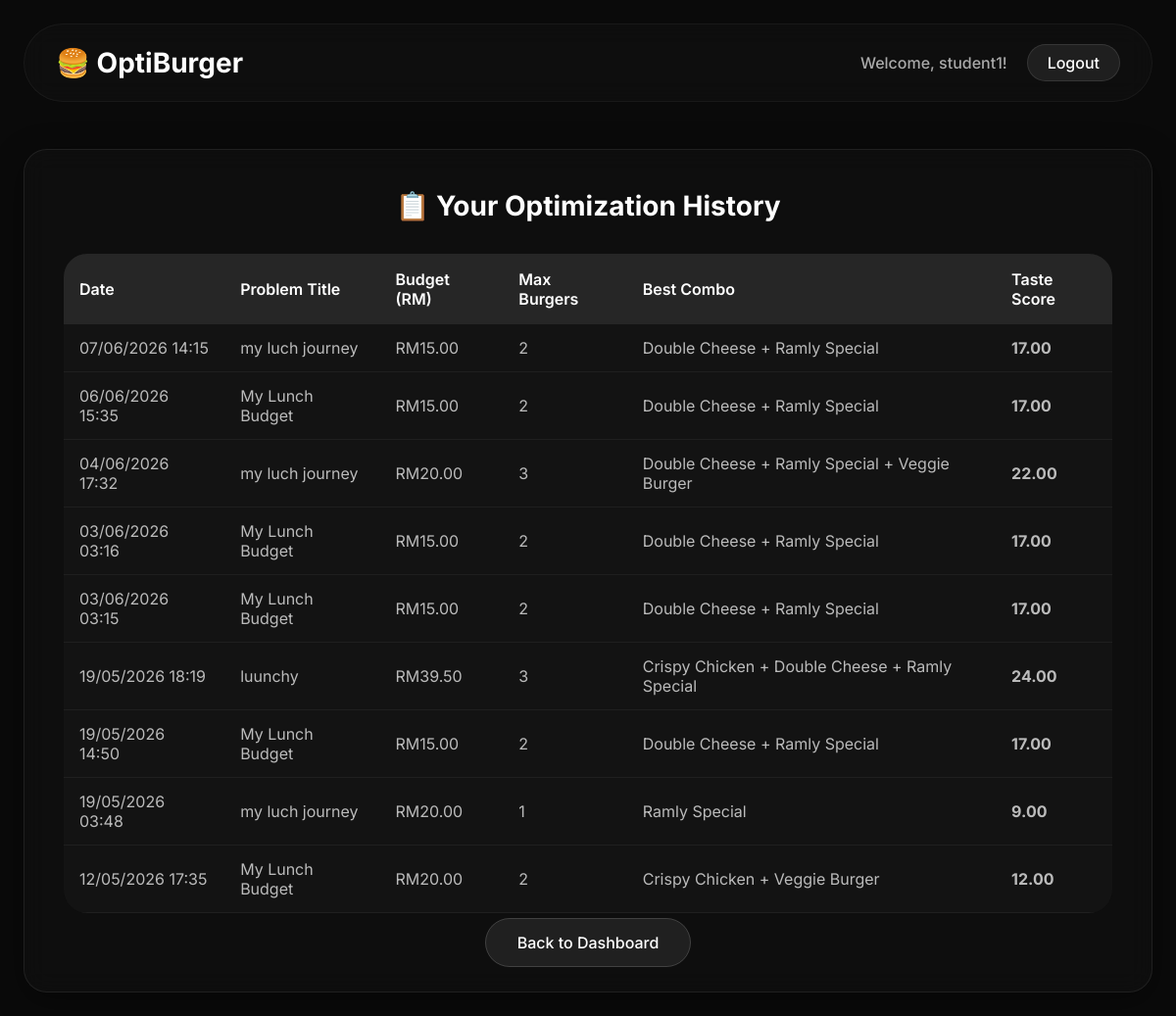
The page /history.php (signed in) on the database its author committed.
### tables this page shows
CREATE TABLE `lp_problems` (
  `id` int(11) NOT NULL,
  `user_id` int(11) NOT NULL,
  `problem_title` varchar(100) DEFAULT NULL,
  `budget` decimal(10,2) NOT NULL,
  `max_burgers` int(11) DEFAULT 2,
  `objective_type` varchar(20) DEFAULT 'maximize',
  `created_at` timestamp NOT NULL DEFAULT current_timestamp()
);

### history.php (the view, shortened to what this page needs)
<?php
require_once 'config.php';
$stmt = $pdo->prepare("
    SELECT p.*,
           GROUP_CONCAT(DISTINCT b.name SEPARATOR ' + ') as burgers,
           MAX(s.optimal_value) as optimal_value
    FROM lp_problems p
    LEFT JOIN lp_solutions s ON p.id = s.problem_id
    LEFT JOIN burgers b ON s.burger_id = b.id
    WHERE p.user_id = ?
    GROUP BY p.id
    ORDER BY p.created_at DESC
");
$stmt->execute([$_SESSION['user_id']]);
$problems = $stmt->fetchAll();
?>
<!DOCTYPE html>
<html lang="en">
<head>
    <link rel="stylesheet" href="css/style.css">
</head>
<body>
    <div class="container">
        <div class="header">
            <h1>🍔 OptiBurger</h1>
            <div class="user-info">
                Welcome, <?php echo htmlspecialchars($_SESSION['username']); ?>!
                <a href="logout.php" class="logout-btn">Logout</a>
            </div>
        </div>
        <div class="form-container">
            <h2>📋 Your Optimization History</h2>
            <?php if(count($problems) > 0): ?>
                <table class="history-table">
                    <thead>
                        <tr>
                            <th>Date</th>
                            <th>Problem Title</th>
                            <th>Budget (RM)</th>
                            <th>Max Burgers</th>
                            <th>Best Combo</th>
                            <th>Taste Score</th>
                        </tr>
                    </thead>
                    <tbody>
                        <?php foreach($problems as $problem): ?>
                        <tr>
                            <td><?php echo date('d/m/Y H:i', strtotime($problem['created_at'])); ?></td>
                            <td><?php echo htmlspecialchars($problem['problem_title']); ?></td>
                            <td>RM<?php echo number_format($problem['budget'], 2); ?></td>
                            <td><?php echo $problem['max_burgers']; ?></td>
                            <td><?php echo htmlspecialchars($problem['burgers'] ?? 'No solution'); ?></td>
                            <td><strong><?php echo $problem['optimal_value'] ?? '-'; ?></strong></td>
                        </tr>
                        <?php endforeach; ?>
                    </tbody>
                </table>
            <?php endif; ?>
            <div style="margin-top: 20px; text-align: center;">
                <a href="dashboard.php" class="btn">Back to Dashboard</a>
            </div>
        </div>
    </div>
</body>
</html>

### css/style.css (style rules this page uses)
* { margin: 0; padding: 0; box-sizing: border-box; }
body { font-family: 'Inter', sans-serif; background: #0a0a0a; min-height: 100vh; color: #e0e0e0; }
.glass-card, .login-box, .menu-card, .form-container, .result-card { background: rgba(20, 20, 20, 0.8); backdrop-filter: blur(12px); border: 1px solid rgba(255, 255, 255, 0.08); border-radius: 24px; box-shadow: 0 8px 32px rgba(0, 0, 0, 0.4); }
.container { max-width: 1400px; margin: 0 auto; padding: 24px; }
.header { display: flex; justify-content: space-between; align-items: center; padding: 20px 32px; background: rgba(15, 15, 15, 0.9); backdrop-filter: blur(12px); border-radius: 40px; margin-bottom: 48px; border: 1px solid rgba(255, 255, 255, 0.05); }
.header h1 { font-size: 28px; font-weight: 700; color: #ffffff; }
.user-info { display: flex; align-items: center; gap: 20px; font-weight: 500; color: #aaaaaa; }
.logout-btn { background: rgba(255, 255, 255, 0.08); padding: 8px 20px; border-radius: 40px; text-decoration: none; color: #ffffff; transition: all 0.3s ease; border: 1px solid rgba(255, 255, 255, 0.1); }
.form-container { padding: 40px; animation: fadeInUp 0.5s ease; background: rgba(15, 15, 15, 0.9); }
.form-container h2 { font-size: 28px; margin-bottom: 32px; text-align: center; color: #ffffff; }
.btn { padding: 14px 32px; background: rgba(255, 255, 255, 0.08); border: 1px solid rgba(255, 255, 255, 0.15); border-radius: 40px; text-decoration: none; color: #ffffff; font-weight: 500; transition: all 0.3s ease; }
.history-table { width: 100%; border-collapse: collapse; background: rgba(20, 20, 20, 0.8); border-radius: 24px; overflow: hidden; }
.history-table th { background: rgba(40, 40, 40, 0.9); padding: 16px; text-align: left; font-weight: 600; color: #ffffff; }
.history-table td { padding: 14px 16px; border-bottom: 1px solid rgba(255, 255, 255, 0.05); color: #bbbbbb; }

### rows shown on the page
lp_problems: created_at "07/06/2026 14:15", problem_title "my luch journey", budget "15.00", max_burgers "2", burgers "Double Cheese + Ramly Special", optimal_value "17.00"
lp_problems: created_at "06/06/2026 15:35", problem_title "My Lunch Budget", budget "15.00", max_burgers "2", burgers "Double Cheese + Ramly Special", optimal_value "17.00"
lp_problems: created_at "04/06/2026 17:32", problem_title "my luch journey", budget "20.00", max_burgers "3", burgers "Double Cheese + Ramly Special + Veggie Burger", optimal_value "22.00"
lp_problems: created_at "03/06/2026 03:16", problem_title "My Lunch Budget", budget "15.00", max_burgers "2", burgers "Double Cheese + Ramly Special", optimal_value "17.00"
lp_problems: created_at "03/06/2026 03:15", problem_title "My Lunch Budget", budget "15.00", max_burgers "2", burgers "Double Cheese + Ramly Special", optimal_value "17.00"
lp_problems: created_at "19/05/2026 18:19", problem_title "luunchy", budget "39.50", max_burgers "3", burgers "Crispy Chicken + Double Cheese + Ramly Special", optimal_value "24.00"
lp_problems: created_at "19/05/2026 14:50", problem_title "My Lunch Budget", budget "15.00", max_burgers "2", burgers "Double Cheese + Ramly Special", optimal_value "17.00"
lp_problems: created_at "19/05/2026 03:48", problem_title "my luch journey", budget "20.00", max_burgers "1", burgers "Ramly Special", optimal_value "9.00"
lp_problems: created_at "12/05/2026 17:35", problem_title "My Lunch Budget", budget "20.00", max_burgers "2", burgers "Crispy Chicken + Veggie Burger", optimal_value "12.00"

### other values the page prints
$_SESSION['username'] "student1"
